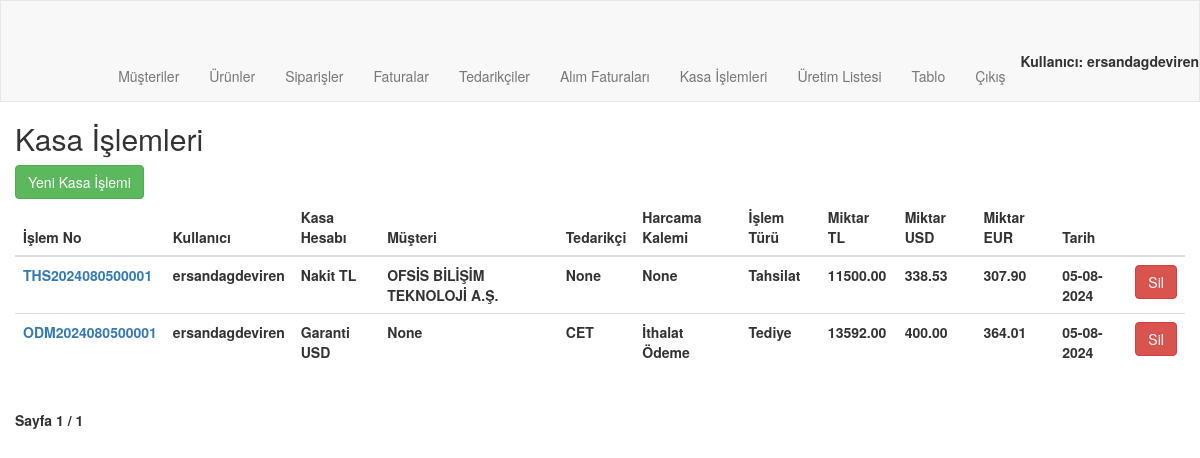
/order/payment_receipts/ (signed in), run on an earlier commit of the app's database.
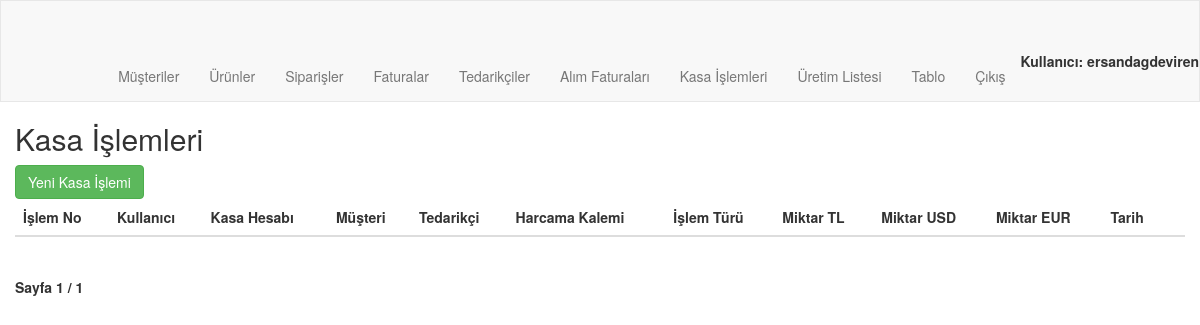
And on a later commit of the database.
### order/models.py (models this page shows, shortened)
class PaymentReceipt(models.Model):
    RECEIPT = 'Tahsilat'
    PAYMENT = 'Tediye'
    TRANSACTION_TYPES = [
        (RECEIPT, 'Tahsilat'),
        (PAYMENT, 'Tediye'),
    ]
    user = models.ForeignKey(User, on_delete=models.CASCADE)
    cash_register = models.ForeignKey(CashRegister, on_delete=models.CASCADE)
    customer = models.ForeignKey(Customer, on_delete=models.PROTECT, null=True, blank=True)
    supplier = models.ForeignKey(Supplier, on_delete=models.PROTECT, null=True, blank=True)
    expense_item = models.ForeignKey(ExpenseItem, on_delete=models.CASCADE, null=True, blank=True)
    transaction_type = models.CharField(max_length=10, choices=TRANSACTION_TYPES)
    amount = models.DecimalField(max_digits=10, decimal_places=2, null=True, blank=True)
    usd_amount = models.DecimalField(max_digits=10, decimal_places=2, editable=True, null=True, blank=True)
    eur_amount = models.DecimalField(max_digits=10, decimal_places=2, editable=True, null=True, blank=True)
    date = models.DateTimeField(default=timezone.now)
    transaction_number = models.CharField(max_length=20, unique=True, blank=True)

class CashRegister(models.Model):
    cash_code = models.CharField(max_length=255)
    name = models.CharField(max_length=255)
    balance_USD = models.DecimalField(max_digits=10, decimal_places=2, default=0)
    balance_EUR = models.DecimalField(max_digits=10, decimal_places=2, default=0)
    balance_tl = models.DecimalField(max_digits=10, decimal_places=2, default=0)
    def __str__(self):
        return self.name

class Customer(models.Model):
    user = models.ForeignKey(User, on_delete=models.CASCADE, related_name="user_customers",blank=True,null=True)
    customerCode = models.CharField(max_length=50)
    companyName = models.CharField(max_length=50)
    taxOffice = models.CharField(max_length=50)
    tax_number = models.CharField(max_length=50, blank=True)
    name = models.CharField(max_length=50, blank=True)
    middleName = models.CharField(max_length=50, blank=True)
    surname = models.CharField(max_length=50, blank=True)
    city = models.CharField(max_length=50)
    district = models.CharField(max_length=50)
    adress = models.CharField(max_length=250, blank=True)
    shipping_adress=models.CharField(max_length=250, blank=True)
    country = models.CharField(max_length=50, blank=True, default="Türkiye")
    email = models.EmailField(blank=True)
    telephone = models.CharField(max_length=11, blank=True)
    customerType = models.CharField(max_length=50, blank=True)
    contactPerson = models.CharField(max_length=50, blank=True)
    E_invoice=models.BooleanField(default=True)
    def __str__(self):
        return self.companyName

class Supplier(models.Model):
    supplierCode = models.CharField(max_length=50)
    companyName = models.CharField(max_length=50)
    taxOffice = models.CharField(max_length=50, null=True, blank=True)
    tax_number = models.CharField(max_length=50, null=True, blank=True)
    city = models.CharField(max_length=50, null=True, blank=True)
    adress = models.CharField(max_length=250, null=True, blank=True)
    country = models.CharField(max_length=50, blank=True)
    email = models.EmailField(null=True, blank=True)
    telephone = models.CharField(max_length=11, null=True, blank=True)
    contactPerson = models.CharField(max_length=50, null=True, blank=True)
    def __str__(self):
        return self.companyName

class ExpenseItem(models.Model):
    expense_code=models.CharField(max_length=255)
    name = models.CharField(max_length=255)
    def __str__(self):
        return self.name

### order/views.py (the view)
# urls.py: path('payment_receipts/', views.payment_receipt_list, name='payment_receipt_list'),
@login_required
@user_passes_test(is_admin)
def payment_receipt_list(request):
    payment_receipts = PaymentReceipt.objects.all().order_by('-date')
    paginator = Paginator(payment_receipts, 50)  # Show 20 payment receipts per page
    page_number = request.GET.get('page')
    page_obj = paginator.get_page(page_number)
    return render(request, 'order/payment_receipt_list.html', {'page_obj': page_obj})

### order/views.py (called while the page is built)
def is_admin(user):
    return user.is_authenticated and user.is_staff

### order/Templates/order/payment_receipt_list.html (shortened to what this page needs)
{% extends "order/navbar.html" %}
{% block content %}
    <h2>Kasa İşlemleri</h2>
    <a href="{% url 'order:payment_receipt_create' %}" class="btn btn-success mb-2">Yeni Kasa İşlemi</a>
    <table class="table">
        <thead>
            <tr>
                <th>İşlem No</th>
                <th>Kullanıcı</th>
                <th>Kasa Hesabı</th>
                <th>Müşteri</th>
                <th>Tedarikçi</th>
                <th>Harcama Kalemi</th>
                <th>İşlem Türü</th>
                <th>Miktar TL</th>
                <th>Miktar USD</th>
                <th>Miktar EUR</th>
                <th>Tarih</th>
                <th></th>
            </tr>
        </thead>
        <tbody>
            {% for payment_receipt in page_obj %}
                <tr>
                    <td><a href="{% url 'order:payment_receipt_detail' payment_receipt.pk %}">{{ payment_receipt.transaction_number }}</a></td>
                    <td>{{ payment_receipt.user }}</td>
                    <td>{{ payment_receipt.cash_register }}</td>
                    <td>{{ payment_receipt.customer }}</td>
                    <td>{{ payment_receipt.supplier }}</td>
                    <td>{{ payment_receipt.expense_item }}</td>
                    <td>{{ payment_receipt.get_transaction_type_display }}</td>
                    <td>{{ payment_receipt.amount }}</td>
                    <td>{{ payment_receipt.usd_amount }}</td>
                    <td>{{ payment_receipt.eur_amount }}</td>
                    <td>{{ payment_receipt.date|date:"d-m-Y" }}</td>
                    <td>
                        <form method="POST" action="{% url 'order:payment_receipt_delete' payment_receipt.pk %}" style="display:inline;" onsubmit="return confirmDelete();">
                            <button type="submit" class="btn btn-danger">Sil</button>
                        </form>
                    </td>
                </tr>
            {% endfor %}
        </tbody>
    </table>
    <div class="pagination">
        <span class="step-links">
            <span class="current">
                Sayfa {{ page_obj.number }} / {{ page_obj.paginator.num_pages }}
            </span>
        </span>
    </div>
{% endblock %}

What changed in the data, as far as the page shows it:
removed PaymentReceipt: transaction_number "THS2024080500001", user "ersandagdeviren", cash_register "Nakit TL", customer "OFSİS BİLİŞİM TEKNOLOJİ A.Ş.", supplier "None", expense_item "None", transaction_type "Tahsilat", amount "11500.00", usd_amount "338.53", eur_amount "307.90", date "05-08-2024"
removed PaymentReceipt: transaction_number "ODM2024080500001", user "ersandagdeviren", cash_register "Garanti USD", customer "None", supplier "CET", expense_item "İthalat Ödeme", transaction_type "Tediye", amount "13592.00", usd_amount "400.00", eur_amount "364.01", date "05-08-2024"
